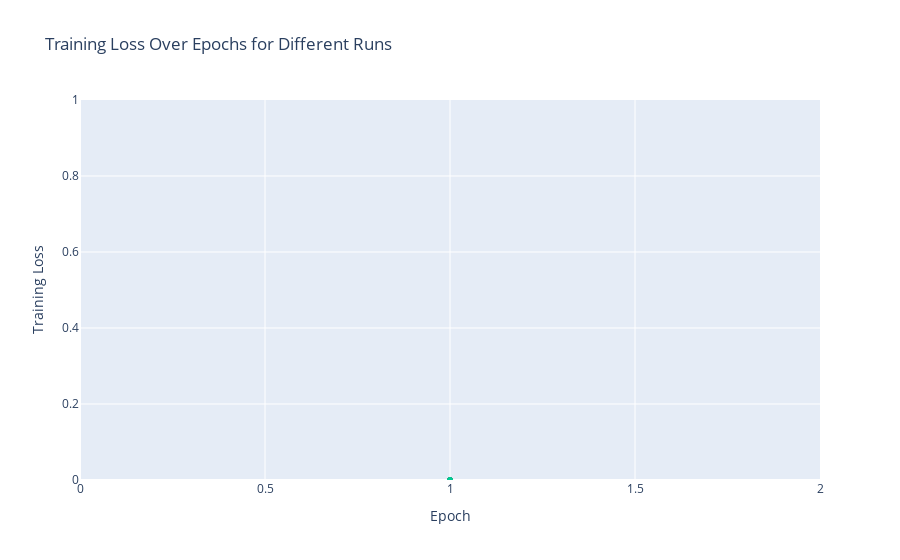

Notebook cell for this chart:
### Code cell
# Plot the losses over the training.
# (To see, if the models are trained stable.)
#
importlib.reload(utils)

plot_only_single_config = True
plotted_config = Config_of_one_run(ModelSize.MEDIUM, DoPretraining.YES, DoTransferLearning.YES, Aggregation_Count._37_HOUSEHOLDS, 
    NrOfComunities._20, TrainingHistory._15_MONTH, ModelInputHistory._1_DAY, UsedModels.ALL, Epochs.DEFAULT)

utils.Evaluate_Models.plot_training_losses_over_epochs('scripts/outputs/all_train_histories.pkl',
                                                       plot_only_single_config,
                                                       plotted_config
                                                       )

### Figure 1 — Plotly figure (JSON) as saved in the notebook; plotly's stock layout.template omitted (floating-point values rounded to 4 significant figures)
{"data": [{"hovertemplate": "Run=('SyntheticLoadProfile', 'data/london_loadprofiles_37households_each.pkl', 'MEDIUM')<br>Epoch=%{x}<br>Training Loss=%{y}<extra></extra>", "legendgroup": "('SyntheticLoadProfile', 'data/london_loadprofiles_37households_each.pkl', 'MEDIUM')", "marker": {"color": "#636efa", "size": 5, "symbol": "circle"}, "mode": "markers", "name": "('SyntheticLoadProfile', 'data/london_loadprofiles_37households_each.pkl', 'MEDIUM')", "orientation": "v", "showlegend": true, "type": "scatter", "x": [1, 1, 1, 1, 1, 1, 1, 1, 1, 1, 1, 1, 1, 1, 1, 1, 1, 1, 1, 1], "xaxis": "x", "y": [0, 0, 0, 0, 0, 0, 0, 0, 0, 0, 0, 0, 0, 0, 0, 0, 0, 0, 0, 0], "yaxis": "y"}, {"hovertemplate": "Run=('KNN', 'data/london_loadprofiles_37households_each.pkl', 'MEDIUM')<br>Epoch=%{x}<br>Training Loss=%{y}<extra></extra>", "legendgroup": "('KNN', 'data/london_loadprofiles_37households_each.pkl', 'MEDIUM')", "marker": {"color": "#EF553B", "size": 5, "symbol": "circle"}, "mode": "markers", "name": "('KNN', 'data/london_loadprofiles_37households_each.pkl', 'MEDIUM')", "orientation": "v", "showlegend": true, "type": "scatter", "x": [1, 1, 1, 1, 1, 1, 1, 1, 1, 1, 1, 1, 1, 1, 1, 1, 1, 1, 1, 1], "xaxis": "x", "y": [0, 0, 0, 0, 0, 0, 0, 0, 0, 0, 0, 0, 0, 0, 0, 0, 0, 0, 0, 0], "yaxis": "y"}, {"hovertemplate": "Run=('PersistencePrediction', 'data/london_loadprofiles_37households_each.pkl', 'MEDIUM')<br>Epoch=%{x}<br>Training Loss=%{y}<extra></extra>", "legendgroup": "('PersistencePrediction', 'data/london_loadprofiles_37households_each.pkl', 'MEDIUM')", "marker": {"color": "#00cc96", "size": 5, "symbol": "circle"}, "mode": "markers", "name": "('PersistencePrediction', 'data/london_loadprofiles_37households_each.pkl', 'MEDIUM')", "orientation": "v", "showlegend": true, "type": "scatter", "x": [1, 1, 1, 1, 1, 1, 1, 1, 1, 1, 1, 1, 1, 1, 1, 1, 1, 1, 1, 1], "xaxis": "x", "y": [0, 0, 0, 0, 0, 0, 0, 0, 0, 0, 0, 0, 0, 0, 0, 0, 0, 0, 0, 0], "yaxis": "y"}], "layout": {"legend": {"title": {"text": "Run"}, "tracegroupgap": 0}, "showlegend": false, "title": {"text": "Training Loss Over Epochs for Different Runs"}, "xaxis": {"anchor": "y", "domain": [0, 1], "title": {"text": "Epoch"}}, "yaxis": {"anchor": "x", "domain": [0, 1], "range": [0, 1], "title": {"text": "Training Loss"}}}}
